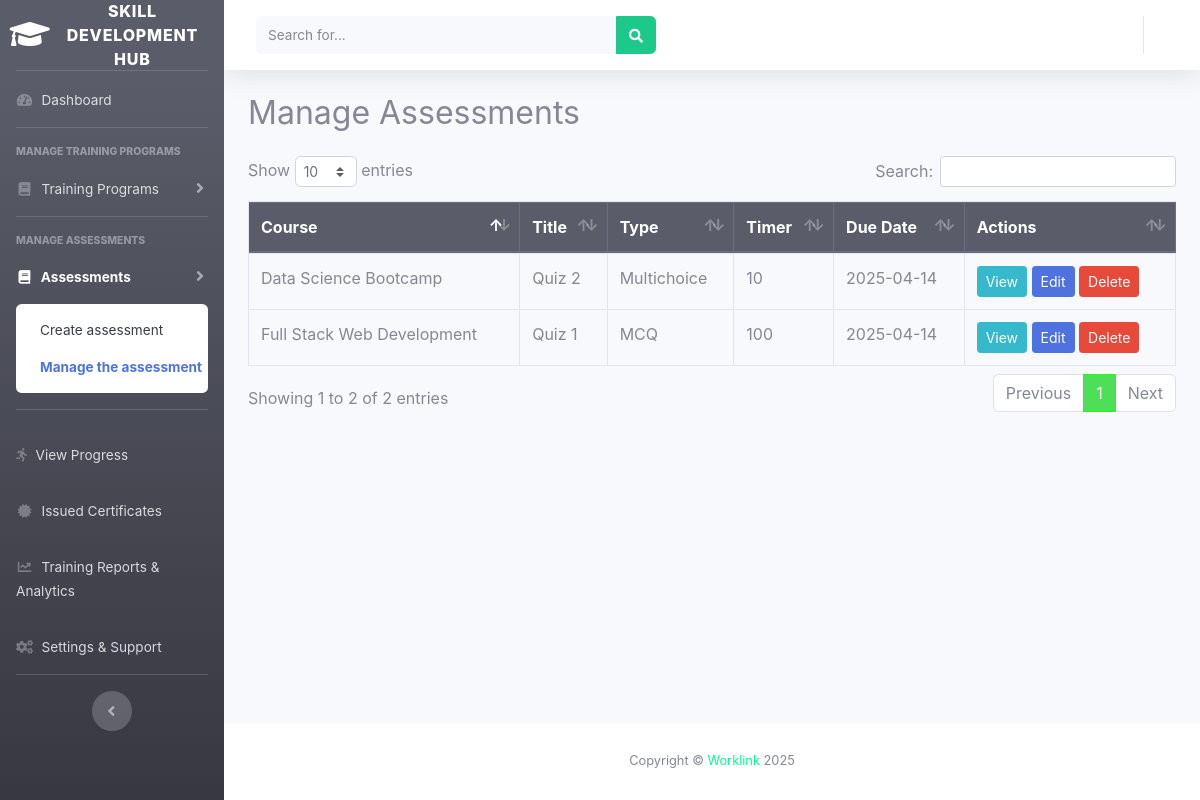
The app's page /trainingProvider/update_assessments.php (signed in), older data.
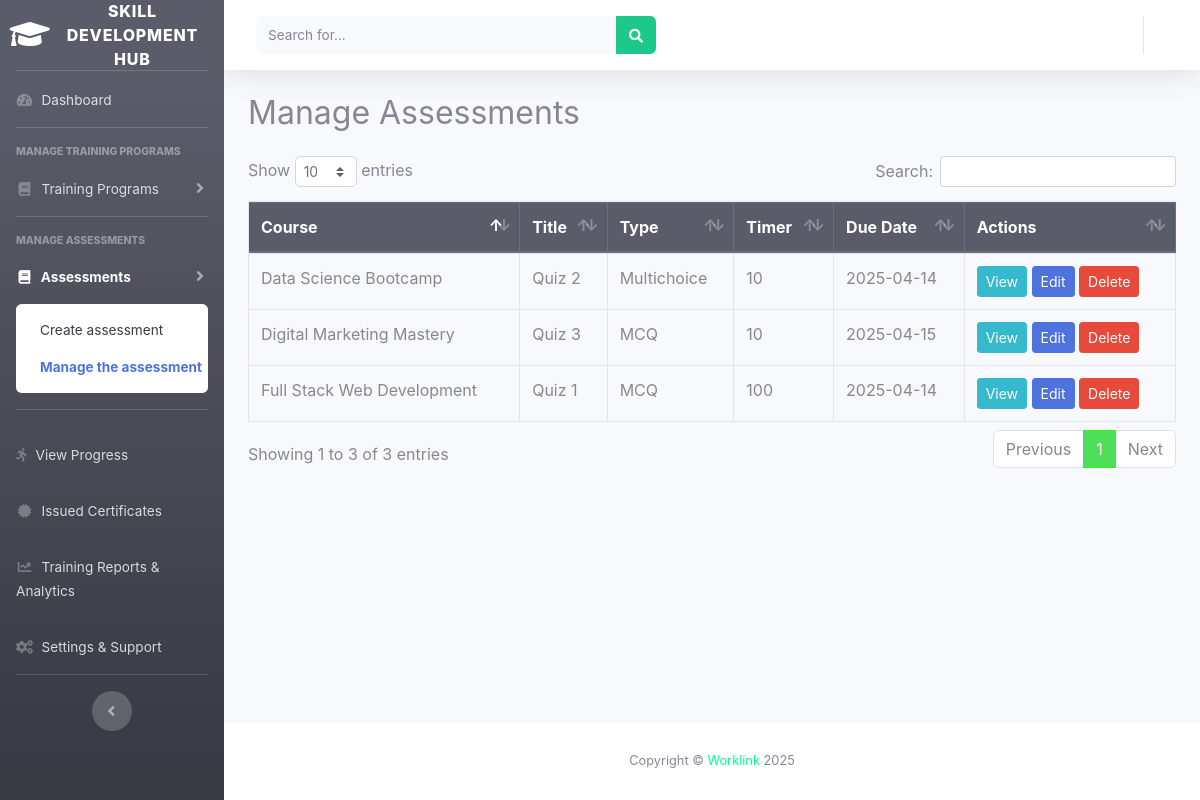
The same page, newer data.
### tables this page shows
CREATE TABLE `assessments` (
  `id` int(11) NOT NULL,
  `provider_id` int(11) NOT NULL,
  `course_id` int(11) NOT NULL,
  `title` varchar(255) NOT NULL,
  `type` varchar(50) DEFAULT 'Text',
  `questions` text NOT NULL,
  `timer_minutes` int(11) DEFAULT NULL,
  `due_date` date DEFAULT NULL,
  `status` varchar(50) DEFAULT 'Open',
  `created_at` timestamp NOT NULL DEFAULT current_timestamp()
);

CREATE TABLE `training_programs` (
  `id` int(11) NOT NULL,
  `provider_id` int(11) DEFAULT NULL,
  `training_provider_id` int(11) NOT NULL,
  `enrollment_count` int(11) DEFAULT NULL,
  `course_name` varchar(255) NOT NULL,
  `description` text NOT NULL,
  `duration` int(11) NOT NULL,
  `status` text NOT NULL DEFAULT 'Pending',
  `created_at` timestamp NOT NULL DEFAULT current_timestamp(),
  `category` varchar(100) DEFAULT NULL,
  `completion_rate` decimal(5,2) DEFAULT 0.00,
  `updated_at` datetime DEFAULT current_timestamp() ON UPDATE current_timestamp()
);

### trainingProvider/update_assessments.php (the view, shortened to what this page needs)
<?php
include('connection.php');
$provider_id = $_SESSION['user_id'];
$assessments = mysqli_query($con, "SELECT a.*, t.course_name
                                   FROM assessments a
                                   JOIN training_programs t ON t.id = a.course_id
                                   WHERE a.provider_id = $provider_id");
?>
<!DOCTYPE html>
<html lang="en">
<head>
    <link href="vendor/fontawesome-free/css/all.min.css" rel="stylesheet">
    <link href="css/sb-admin-2.min.css" rel="stylesheet">
    <link href="vendor/datatables/dataTables.bootstrap4.min.css" rel="stylesheet">
</head>
<body id="page-top">
    <?php include('sidebar.php'); include('header.php'); ?>
    <div class="container-fluid">
        <h2 class="mb-4">Manage Assessments</h2>
        <div class="table-responsive">
            <table class="table table-bordered" id="dataTable">
                <thead class="thead-dark">
                    <tr>
                        <th>Course</th>
                        <th>Title</th>
                        <th>Type</th>
                        <th>Timer</th>
                        <th>Due Date</th>
                        <th>Actions</th>
                    </tr>
                </thead>
                <tbody>
                    <?php while ($row = mysqli_fetch_assoc($assessments)) { ?>
                    <tr>
                        <td><?= $row['course_name'] ?></td>
                        <td><?= $row['title'] ?></td>
                        <td><?= $row['type'] ?></td>
                        <td><?= $row['timer_minutes'] ?? '—' ?></td>
                        <td><?= $row['due_date'] ?? '—' ?></td>
                        <td>
                            <button class="btn btn-info btn-sm"
                                onclick='showDetails(<?= json_encode($row) ?>)'>View</button>
                            <a href="edit_assessment.php?id=<?= $row['id'] ?>" class="btn btn-primary btn-sm">Edit</a>
                            <a href="?delete=<?= $row['id'] ?>" class="btn btn-danger btn-sm"
                                onclick="return confirm('Delete this assessment?')">Delete</a>
                        </td>
                    </tr>
                    <?php } ?>
                </tbody>
            </table>
        </div>
    </div>
    </div>
    <?php include_once('footer.php'); ?>
    </div>
</body>
</html>

Row changes from the older to the newer data that the page shows:
added assessments: course.course_name "Digital Marketing Mastery", title "Quiz 3", type "MCQ", timer_minutes "10", due_date "2025-04-15"
Text that changed along with them:
text written by a page script: "Show entries Search: Showing 1 to 2 of 2 entries Previous 1 Next" → "Show entries Search: Showing 1 to 3 of 3 entries Previous 1 Next"
